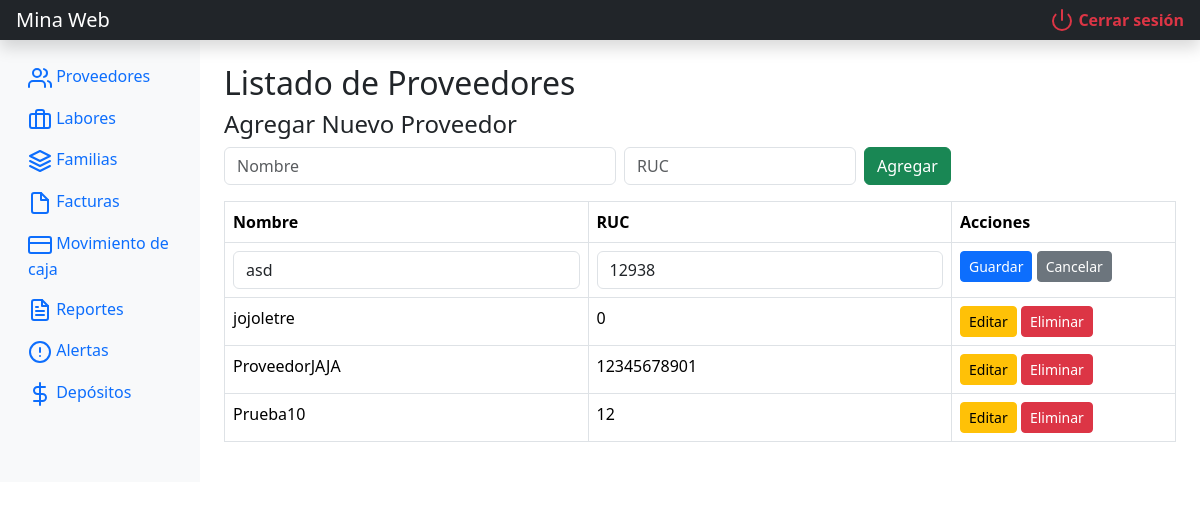
Page /mina_web/proveedores.php?editar=20 (signed in) on the committed database.
### tables this page shows
CREATE TABLE `proveedor` (
  `id_proveedor` int(11) NOT NULL,
  `nombre` varchar(100) NOT NULL,
  `RUC` bigint(20) NOT NULL
);

### mina_web/proveedores.php (the view, shortened to what this page needs)
<?php
include 'includes/db.php';
include 'includes/header.php';
$editando_id = isset($_GET['editar']) ? intval($_GET['editar']) : 0;
$proveedores = $pdo->query("SELECT * FROM proveedor ORDER BY nombre ASC")->fetchAll();
?>
<h1 class="h2">Listado de Proveedores</h1>
<h4>Agregar Nuevo Proveedor</h4>
<form method="post" class="mb-3 row g-2">
    <div class="col-md-5">
        <input type="text" name="nombre_new" class="form-control" placeholder="Nombre" required>
    </div>
    <div class="col-md-3">
        <input type="text" name="ruc_new" class="form-control" placeholder="RUC">
    </div>
    <div class="col-md-2">
        <button type="submit" name="agregar" class="btn btn-success">Agregar</button>
    </div>
</form>
<table class="table table-bordered">
    <thead>
        <tr>
            <th>Nombre</th>
            <th>RUC</th>
            <th>Acciones</th>
        </tr>
    </thead>
    <tbody>
        <?php foreach($proveedores as $prov): ?>
        <tr>
            <?php if($editando_id == $prov['id_proveedor']): ?>
                <form method="post">
                    <td>
                        <input type="text" name="nombre" value="<?= htmlspecialchars($prov['nombre']) ?>" class="form-control" required>
                    </td>
                    <td>
                        <input type="text" name="ruc" value="<?= htmlspecialchars($prov['RUC']) ?>" class="form-control">
                    </td>
                    <td>
                        <button type="submit" name="guardar_edicion" class="btn btn-primary btn-sm">Guardar</button>
                        <a href="proveedores.php" class="btn btn-secondary btn-sm">Cancelar</a>
                    </td>
                </form>
            <?php else: ?>
                <td><?= htmlspecialchars($prov['nombre']) ?></td>
                <td><?= htmlspecialchars($prov['RUC']) ?></td>
                <td>
                    <a href="proveedores.php?editar=<?= $prov['id_proveedor'] ?>" class="btn btn-warning btn-sm">Editar</a>
                    <a href="proveedores.php?eliminar=<?= $prov['id_proveedor'] ?>" class="btn btn-danger btn-sm" onclick="return confirm('¿Seguro que deseas eliminar este proveedor?')">Eliminar</a>
                </td>
            <?php endif; ?>
        </tr>
        <?php endforeach; ?>
    </tbody>
</table>
<?php include 'includes/footer.php'; ?>

### rows in the picture
proveedor: nombre "asd", ruc "12938"
proveedor: nombre "jojoletre", RUC "0"
proveedor: nombre "ProveedorJAJA", RUC "12345678901"
proveedor: nombre "Prueba10", RUC "12"

### other values in the picture
$item['label'] "Proveedores"
$item['label'] "Labores"
$item['label'] "Familias"
$item['label'] "Facturas"
$item['label'] "Movimiento de caja"
$item['label'] "Reportes"
$item['label'] "Alertas"
$item['label'] "Depósitos"
